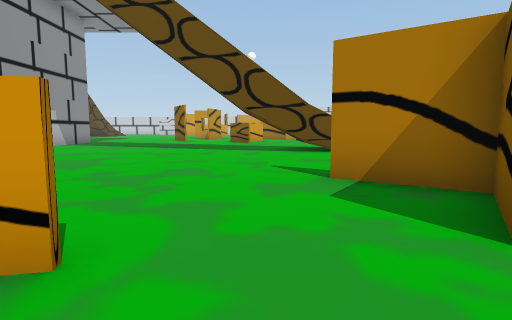
view 1 (above)

24 first-person views from a walk through a scene from a Unity 3-D project. The camera is 1.5 m above the floor, tilts 6° down and sees 80° across. Doors are open. The floor is counted in squares, 2 m on a side. Each view is taken from the middle of a square. On the plan, view 1 faces up. The plan holds only what a view shows up to about 10 squares ahead; the rest is blank. The place goes on beyond the plan. Some surface patterns are stand-ins.

view 2
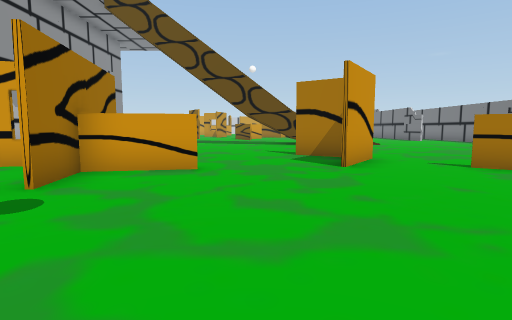

view 3
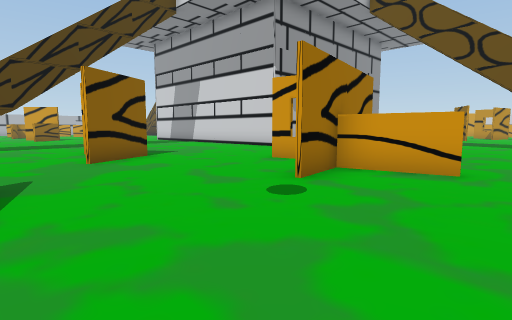

view 4
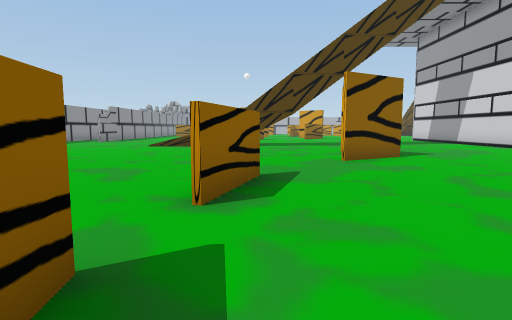

view 5
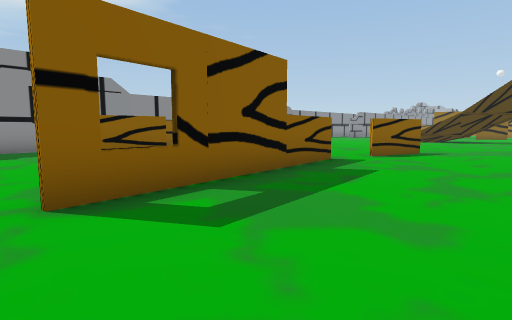

view 6
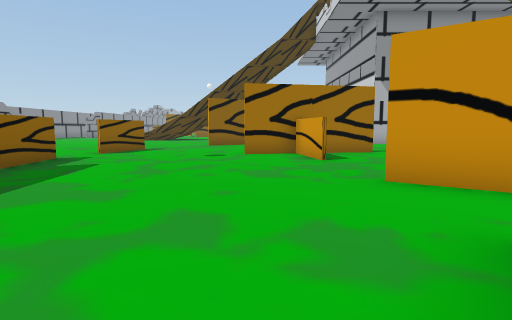

view 7
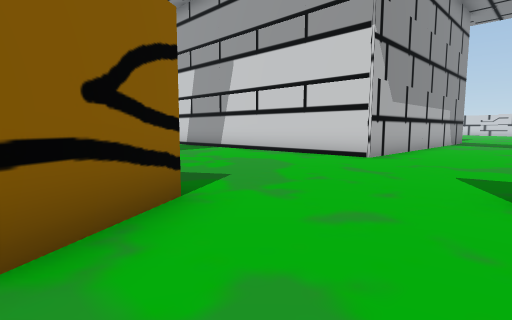

view 8
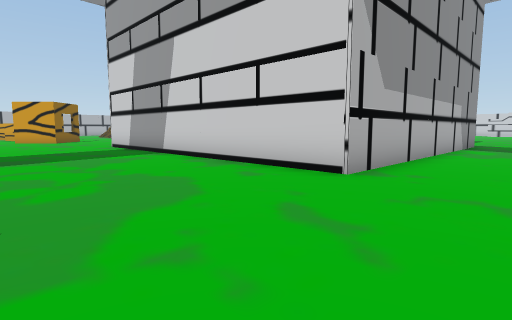

view 9
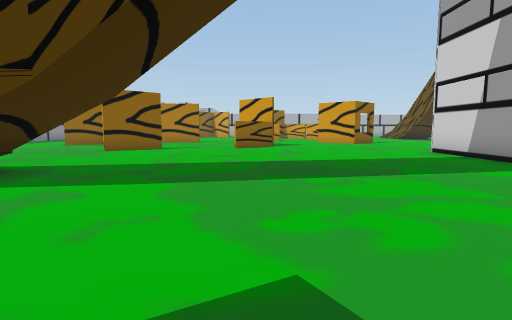

view 10
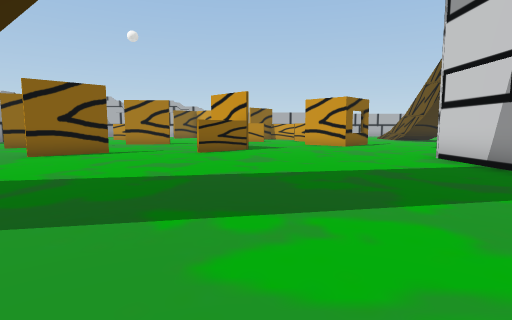

view 11
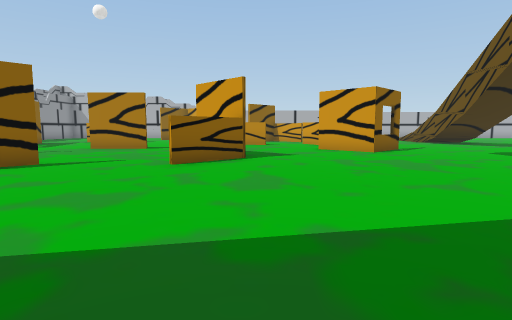

view 12
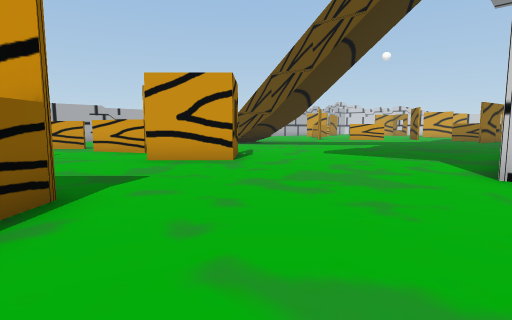

view 13
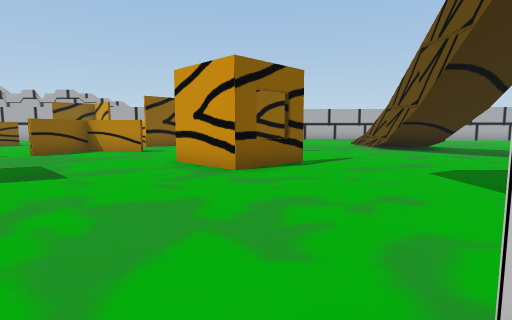

view 14
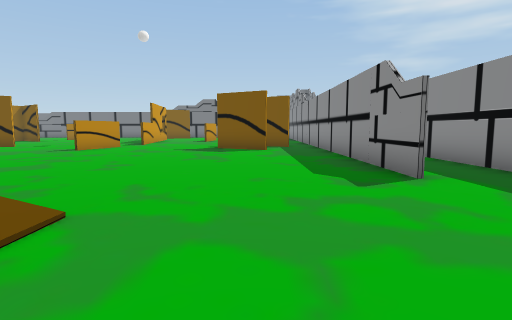

view 15
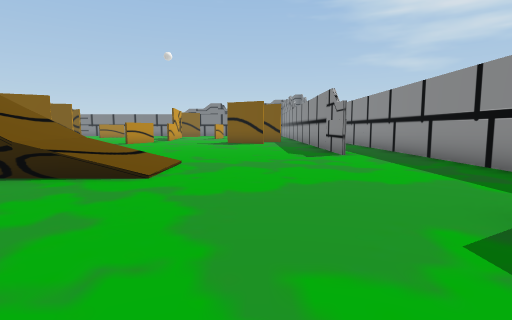

view 16
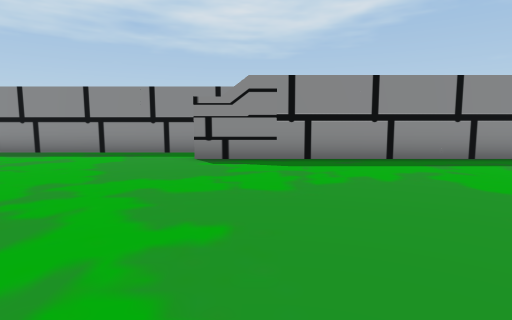

view 17
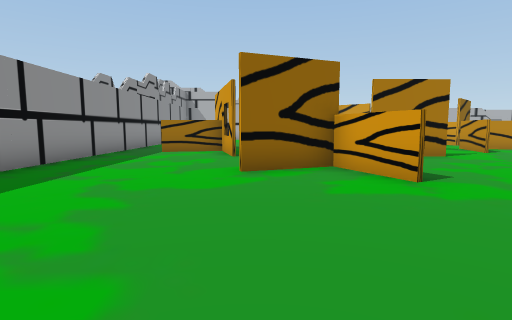

view 18
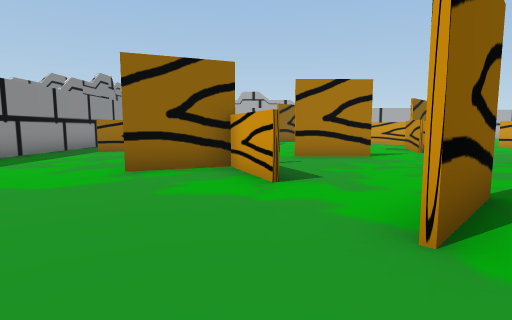

view 19
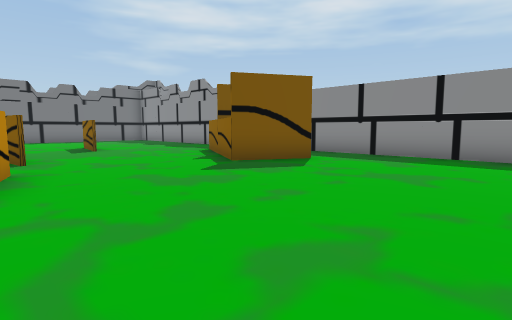

view 20
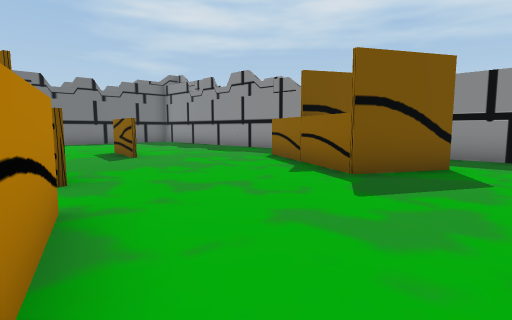

view 21
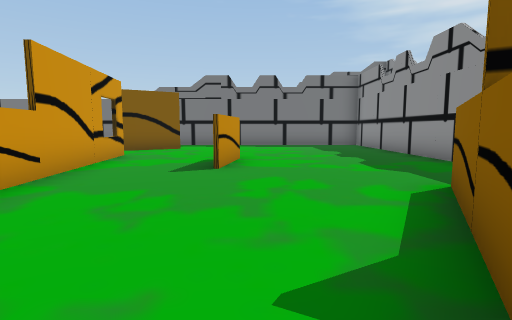

view 22
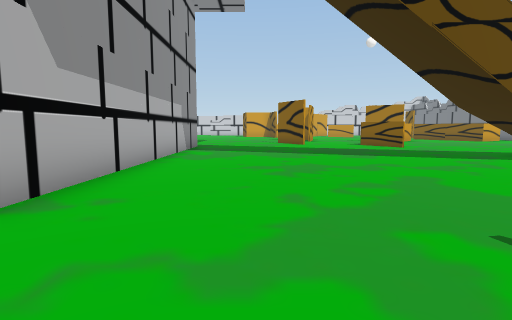

view 23
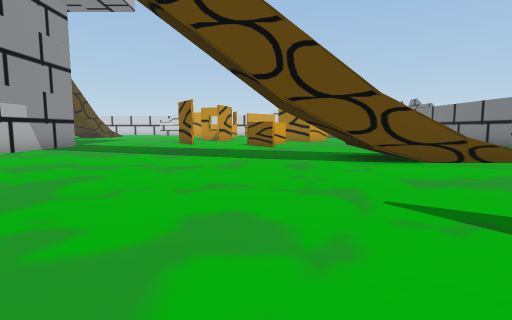

view 24
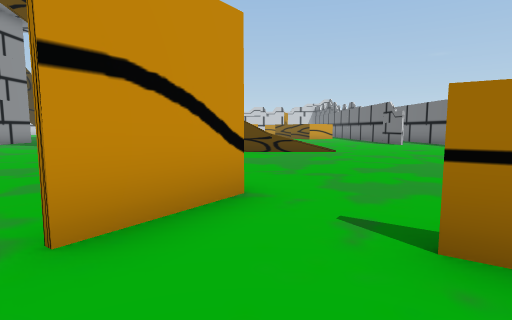

### Floor plan
Points are (right, up) in squares from view 1. A wall is a line through its corners. A room is listed if a view was taken in it or the views show most of it. See-through windows are left out.
Room 1 (views 1, 2, 3, 4, 5, 6, 24)
walls: (1.8, 2) (2.7, 3.4) (1.1, 4.6); (-1, 1.6) (-3, 1.2); (4.6, 1.4) (4, 1.8); (-1.6, -4.9) (4.5, -4.2); (-3.1, 1.5) (-2.7, -0.3); (2.9, 3.5) (1.7, 1.8); (-4.8, -3.9) (-2.8, -4.5)
ways out: opening at (-2.3, -0.6) to room 2; opening at (6, 0) to room 2; open door at (-6.5, -2.5) to room 2; open door at (3.5, 2.5) to room 2; opening at (5, -4)
Room 2 (views 7, 8, 9, 10, 11, 12, 13, 14, 15, 16, 17, 18, 19, 20, 21, 22, 23)
walls: (-8, -0.2) (-6.9, -2); (-4.5, 2) (-5.3, 1.8); (-3.5, 3.7) (-3.1, 1.5); (-2.8, -4.7) (-4.8, -4.1); (-20.3, -3.4) (-18.8, -4.9); (-21.8, 0.8) (-20.2, -0.8); (-21.1, -5.7) (-22.9, -6.5) (-22.2, -8.3); (-4.6, -10.4) (-3.6, -8.6) (-0.1, -10.5); (-10.5, -12.4) (-3.1, -12.4); (-8.4, 13.1) (-8.4, 5.5) (-18.6, 5.5); (2.3, -4.6) (-0.4, -4.9); (-25.1, -2.9) (-25, -5); (1.5, -7.2) (2.4, -7.3); (-24.8, 6.1) (-23.4, 4.6) (-24.9, 3.1); (-16.1, -14.4) (-7, -14.4); (-25.1, -8.6) (-27, -9.1) (-26.5, -11); (-27.5, 1.5) (-28, -0.5) (-26.1, -1); (-27.6, 5.9) (-26.7, 4.1) (-27.8, 3.6); (-27.1, -12.4) (-16.5, -12.4)
ways out: opening at (-2.3, -0.6) to room 1; opening at (6, 0) to room 1; open door at (-6.5, -2.5) to room 1; open door at (3.5, 2.5) to room 1; opening at (-28, 2.5); opening at (-27, 8); opening at (-27, 12.5); opening at (-25.2, -5.5); opening at (-16, -13.5); opening at (1.2, -8.2); open door at (-21, -2.5); open door at (-19.5, 10.5); open door at (-13, 4.5); open door at (-7.5, 10); gap at (-27, -11)
objects: other object (5, -12); other object (6, -12)

Positions as (right, up) in squares from view 1, and headings:
1: (0, 0), facing up
2: (0, -4), facing up
3: (0, -4), facing up-left
4: (0, -4), facing left
5: (5, -1), facing down-left
6: (6, 0), facing left
7: (-5, -2), facing up-left
8: (-6, 1), facing up-left
9: (-9, 0), facing left
10: (-11, 1), facing left
11: (-14, 1), facing left
12: (-18, 0), facing up-left
13: (-18, 5), facing left
14: (-15, -10), facing right
15: (-19, -10), facing right
16: (-18, -5), facing down
17: (-17, -8), facing left
18: (-17, -6), facing left
19: (-9, -4), facing down-right
20: (-6, -4), facing down-right
21: (-4, -8), facing right
22: (-6, 3), facing up
23: (-1, 3), facing up
24: (3, 0), facing up
